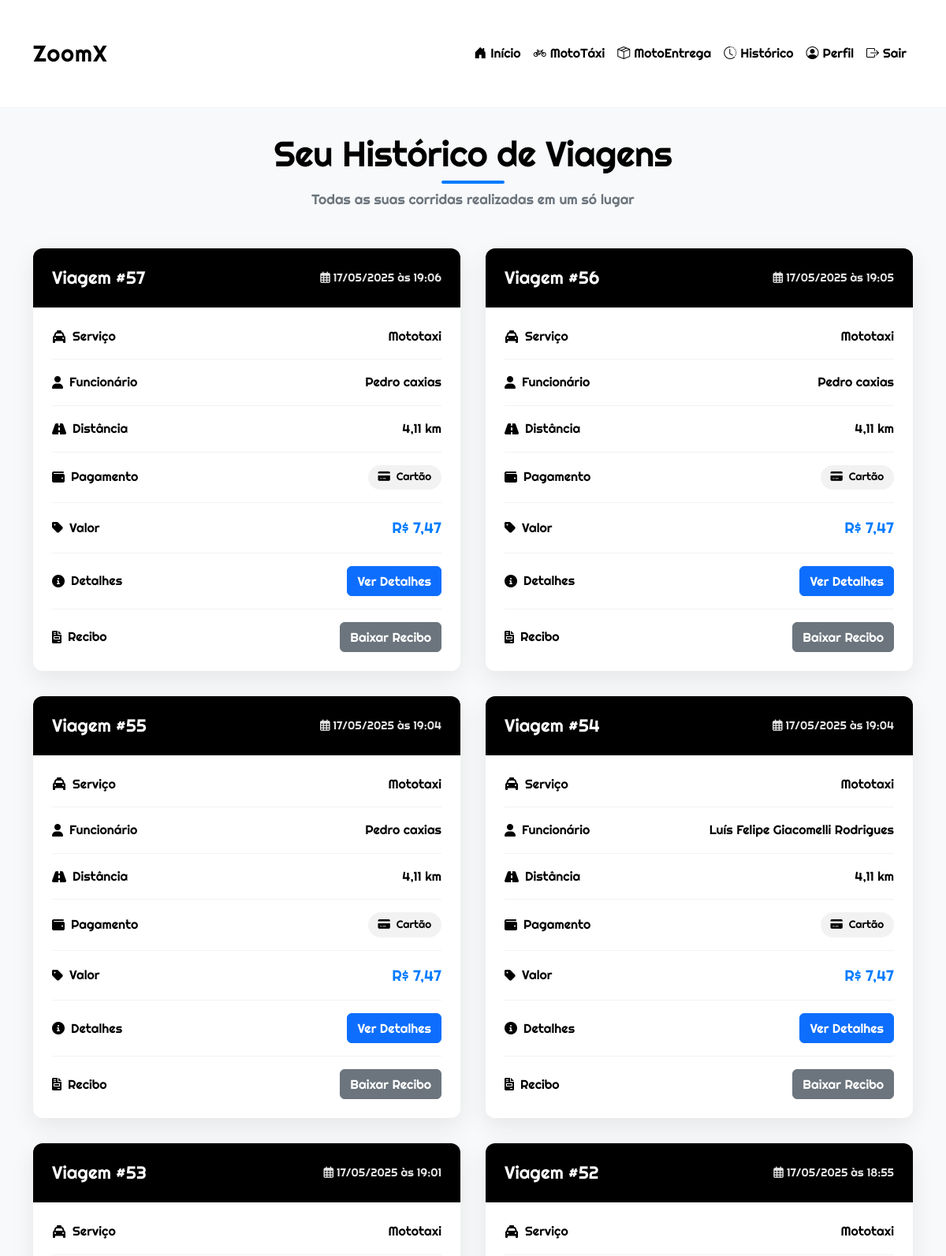
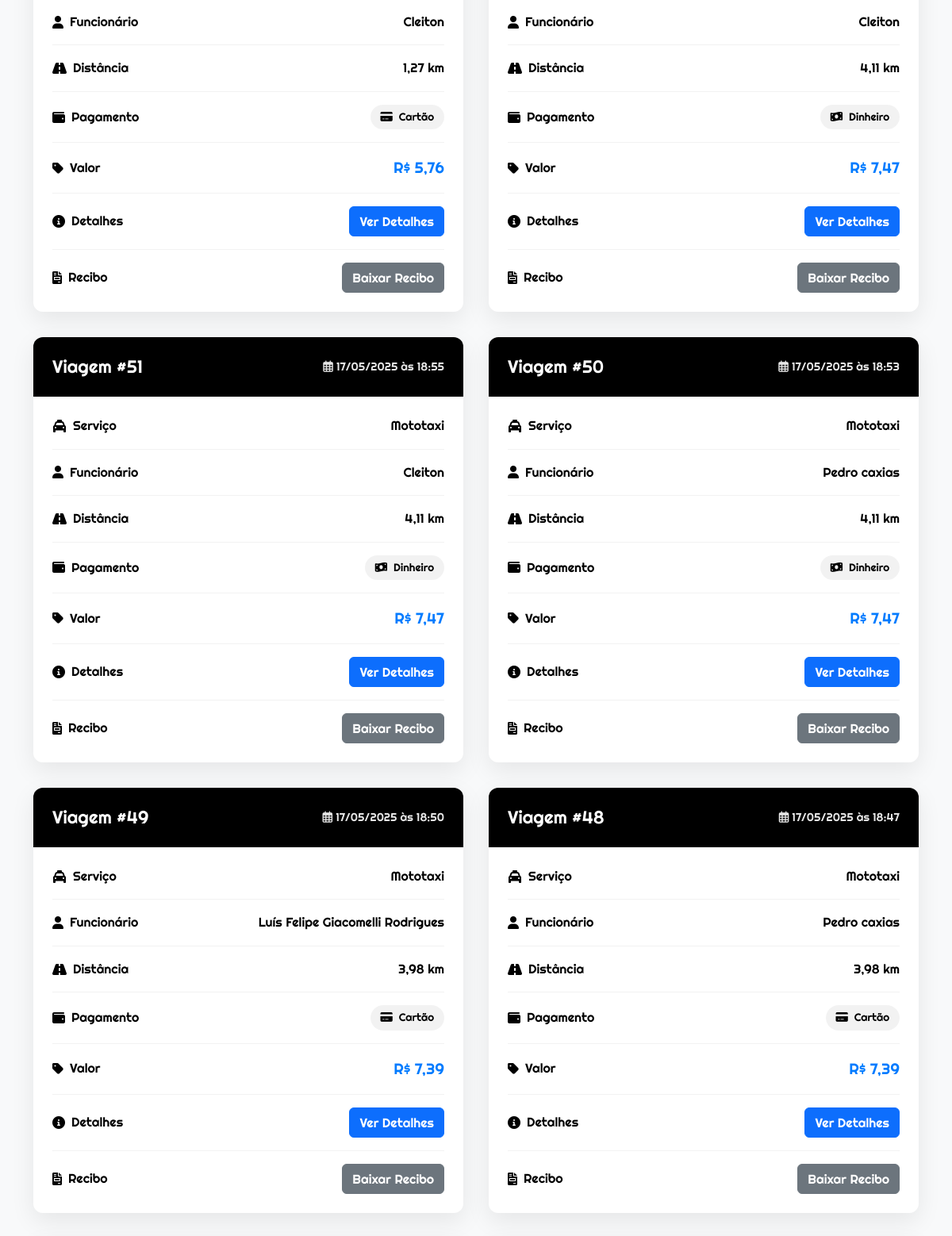
Page /user/historico.php (signed in, upper part) on the committed database (2 pictures, top to bottom).
### tables this page shows
CREATE TABLE `viagens` (
  `via_codigo` int(11) NOT NULL,
  `fun_codigo` int(11) NOT NULL,
  `ate_codigo` int(11) NOT NULL,
  `sol_codigo` int(11) NOT NULL,
  `usu_codigo` int(11) NOT NULL,
  `via_origem` varchar(255) NOT NULL,
  `via_destino` varchar(255) NOT NULL,
  `via_valor` decimal(10,2) NOT NULL,
  `via_formapagamento` varchar(50) NOT NULL,
  `via_data` datetime NOT NULL,
  `via_servico` varchar(50) NOT NULL,
  `via_status` varchar(50) NOT NULL,
  `via_observacoes` varchar(1000) DEFAULT NULL
);

CREATE TABLE `solicitacoes` (
  `sol_codigo` int(11) NOT NULL,
  `sol_origem` varchar(255) NOT NULL,
  `sol_destino` varchar(255) NOT NULL,
  `sol_valor` decimal(10,2) NOT NULL,
  `sol_formapagamento` varchar(50) NOT NULL,
  `sol_distancia` decimal(10,2) NOT NULL,
  `sol_data` datetime NOT NULL,
  `usu_codigo` int(11) NOT NULL,
  `sol_largura` decimal(10,2) DEFAULT NULL,
  `sol_comprimento` decimal(10,2) DEFAULT NULL,
  `sol_peso` decimal(10,2) DEFAULT NULL,
  `sol_status` varchar(50) NOT NULL,
  `sol_servico` varchar(50) NOT NULL,
  `sol_observacoes` varchar(1000) DEFAULT NULL
);

CREATE TABLE `funcionarios` (
  `fun_codigo` int(11) NOT NULL,
  `fun_nome` varchar(255) NOT NULL,
  `fun_email` varchar(255) NOT NULL,
  `fun_telefone` varchar(15) NOT NULL,
  `fun_data_contratacao` date NOT NULL,
  `fun_cnh` varchar(20) DEFAULT NULL,
  `fun_ativo` tinyint(1) NOT NULL DEFAULT 1,
  `fun_senha` varchar(255) NOT NULL,
  `fun_cargo` varchar(100) NOT NULL
);

### user/historico.php (the view, shortened to what this page needs)
<?php
$usuario_id = filter_var($_SESSION['id'], FILTER_VALIDATE_INT);
try {
    $conexao = conexao::getInstance();
    $sql = 'SELECT v.via_codigo, v.via_data, v.via_valor, v.via_formapagamento,
               s.sol_distancia, s.sol_servico, v.fun_codigo, f.fun_nome
        FROM viagens v
        INNER JOIN solicitacoes s ON v.sol_codigo = s.sol_codigo
        INNER JOIN funcionarios f ON v.fun_codigo = f.fun_codigo
        WHERE v.usu_codigo = :usu_codigo
        ORDER BY v.via_codigo DESC';
    $stm = $conexao->prepare($sql);
    $stm->bindParam(':usu_codigo', $usuario_id, PDO::PARAM_INT);
    $stm->execute();
    $viagens = $stm->fetchAll(PDO::FETCH_ASSOC);
} catch (PDOException $e) {
    error_log('Erro de banco de dados: ' . $e->getMessage());
    $viagens = [];
}
?>
<!DOCTYPE html>
<html lang="pt-BR">
<head>
    <link rel="stylesheet" href="https://cdnjs.cloudflare.com/ajax/libs/font-awesome/6.0.0/css/all.min.css">
    <link rel="stylesheet" href="../css/historico.css">
</head>
<body>
    <?php include '../components/header.php'; ?>
    <div class="container">
        <header class="page-header">
            <h1>Seu Histórico de Viagens</h1>
            <p>Todas as suas corridas realizadas em um só lugar</p>
        </header>
        <div class="trips-grid">
            <?php if (!empty($viagens)): ?>
                <?php foreach ($viagens as $index => $viagem): ?>
                    <div class="trip-card">
                        <div class="trip-card__header">
                            <h2 class="trip-card__title">Viagem #<?= htmlspecialchars($viagem['via_codigo']) ?></h2>
                            <span class="trip-card__date">
                                <i class="far fa-calendar-alt"></i>
                                <?= date('d/m/Y \à\s H:i', strtotime($viagem['via_data'])) ?>
                            </span>
                        </div>
                        <div class="trip-card__body">
                            <div class="trip-info">
                                <span class="trip-info__label">
                                    <i class="fas fa-taxi"></i> Serviço
                                </span>
                                <span class="trip-info__value servico">
                                    <?= ucfirst(htmlspecialchars($viagem['sol_servico'])) ?>
                                </span>
                            </div>
                            <div class="trip-info">
                                <span class="trip-info__label">
                                    <i class="fas fa-user"></i> Funcionário
                                </span>
                                <span class="trip-info__value servico">
                                    <?= htmlspecialchars($viagem['fun_nome']) ?>
                                </span>
                            </div>
                            <div class="trip-info">
                                <span class="trip-info__label">
                                    <i class="fas fa-road"></i> Distância
                                </span>
                                <span class="trip-info__value">
                                    <?= number_format($viagem['sol_distancia'], 2, ',', '.') ?> km
                                </span>
                            </div>
                            <div class="trip-info">
                                <span class="trip-info__label">
                                    <i class="fas fa-wallet"></i> Pagamento
                                </span>
                                <span class="trip-info__value">
                                    <?php
                                    $paymentMethod = htmlspecialchars($viagem['via_formapagamento']);
                                    $icon = '';
                                    $text = '';
                                    switch ($paymentMethod) {
                                        case 'cartao':
                                            $icon = 'fa-credit-card';
                                            $text = 'Cartão';
                                            break;
                                        case 'dinheiro':
                                            $icon = 'fa-money-bill-wave';
                                            $text = 'Dinheiro';
                                            break;
                                    }
                                    ?>
                                    <span class="payment-method">
                                        <i class="fas <?= $icon ?>"></i> <?= $text ?>
                                    </span>
                                </span>
                            </div>
                            <div class="trip-info">
                                <span class="trip-info__label">
                                    <i class="fas fa-tag"></i> Valor
                                </span>
                                <span class="trip-info__value trip-info__value--price">
                                    R$ <?= number_format($viagem['via_valor'], 2, ',', '.') ?>
                                </span>
                            </div>
                            <div class="trip-info">
                                <span class="trip-info__label">
                                    <i class="fas fa-info-circle"></i> Detalhes
                                </span>
                                <span class="trip-info__value">
                                    <a href="detalhes_viagem.php?id=<?= htmlspecialchars($viagem['via_codigo']) ?>" class="btn btn-primary">Ver Detalhes</a>
                                </span>
                            </div>
                            <div class="trip-info">
                                <span class="trip-info__label">
                                    <i class="fas fa-file-invoice"></i> Recibo
                                </span>
                                <span class="trip-info__value">
                                    <a href="../exports/export_recibo.php?id=<?= htmlspecialchars($viagem['via_codigo']) ?>" class="btn btn-secondary">Baixar Recibo</a>
                                </span>
                            </div>
                        </div>
                    </div>
                <?php endforeach; ?>
            <?php endif; ?>
        </div>
    </div>
</body>
</html>

### css/historico.css (style rules this page uses)
:root { --primary: #000; --secondary: #f0f0f0; --accent: #e63946; --light: #ffffff; --dark: #1a1a1a; --gray: #6c757d; --success: #28a745; --border-radius: 12px; --box-shadow: 0 10px 30px rgba(0, 0, 0, 0.08); --transition: all 0.3s cubic-bezier(0.25, 0.8, 0.25, 1); }
* { margin: 0; padding: 0; box-sizing: border-box; }
body { font-family: 'Righteous', sans-serif; background-color: var(--secondary); color: var(--dark); line-height: 1.7; -webkit-font-smoothing: antialiased; }
.container { max-width: 1400px; margin: 0 auto; padding: 2rem 1.5rem; }
.page-header { text-align: center; margin-bottom: 3rem; position: relative; }
.page-header h1 { font-size: 2.8rem; color: var(--primary); margin-bottom: 1rem; letter-spacing: -0.5px; position: relative; display: inline-block; }
.page-header h1::after { content: ''; position: absolute; bottom: -10px; left: 50%; transform: translateX(-50%); width: 80px; height: 4px; background: var(--accent); border-radius: 2px; }
.page-header p { color: var(--gray); font-size: 1.1rem; max-width: 700px; margin: 0 auto; }
.trips-grid { display: grid; grid-template-columns: repeat(auto-fill, minmax(380px, 1fr)); gap: 2rem; margin-top: 2rem; }
.trip-card { background: var(--light); border-radius: var(--border-radius); box-shadow: var(--box-shadow); overflow: hidden; transition: var(--transition); position: relative; }
.trip-card__header { background: var(--primary); color: var(--light); padding: 1.5rem; display: flex; justify-content: space-between; align-items: center; }
.trip-card__title { font-size: 1.4rem; margin: 0; font-weight: 500; }
.trip-card__date { font-size: 0.9rem; opacity: 0.9; }
.trip-card__body { padding: 1.5rem; }
.trip-info { display: flex; justify-content: space-between; margin-bottom: 1rem; padding-bottom: 1rem; border-bottom: 1px solid rgba(0, 0, 0, 0.05); }
.trip-info:last-child { border-bottom: none; margin-bottom: 0; padding-bottom: 0; }
.trip-info__label { font-weight: 500; color: var(--primary); display: flex; align-items: center; gap: 0.5rem; }
.trip-info__value { text-align: right; font-weight: 500; }
.trip-info__value--price { color: var(--accent); font-size: 1.2rem; }
.payment-method { display: inline-flex; align-items: center; gap: 0.5rem; padding: 0.3rem 0.8rem; border-radius: 20px; background: rgba(0, 0, 0, 0.05); font-size: 0.85rem; }
.trip-card { animation: fadeIn 0.5s ease-out forwards; opacity: 0; }
.trip-card:nth-child(1) { animation-delay: 0.1s; }
.trip-card:nth-child(2) { animation-delay: 0.2s; }
.trip-card:nth-child(3) { animation-delay: 0.3s; }
.trip-card:nth-child(4) { animation-delay: 0.4s; }

### components/header.php (style rules this page uses)
:root { --primary: #000; --secondary: #fff; --accent: #007bff; --light-bg: #f8f9fa; }
body { font-family: 'Righteous', sans-serif; background-color: var(--light-bg); color: var(--primary); line-height: 1.6; }

### rows in the picture
viagens: via_codigo "57", via_data "17/05/2025 às 19:06", sol_codigo.sol_servico "Mototaxi", fun_codigo.fun_nome "Pedro caxias", sol_codigo.sol_distancia "4,11", via_formapagamento "Cartão", via_valor "7,47"
viagens: via_codigo "56", via_data "17/05/2025 às 19:05", sol_codigo.sol_servico "Mototaxi", fun_codigo.fun_nome "Pedro caxias", sol_codigo.sol_distancia "4,11", via_formapagamento "Cartão", via_valor "7,47"
viagens: via_codigo "55", via_data "17/05/2025 às 19:04", sol_codigo.sol_servico "Mototaxi", fun_codigo.fun_nome "Pedro caxias", sol_codigo.sol_distancia "4,11", via_formapagamento "Cartão", via_valor "7,47"
viagens: via_codigo "54", via_data "17/05/2025 às 19:04", sol_codigo.sol_servico "Mototaxi", fun_codigo.fun_nome "Luís Felipe Giacomelli Rodrigues", sol_codigo.sol_distancia "4,11", via_formapagamento "Cartão", via_valor "7,47"
viagens: via_codigo "53", via_data "17/05/2025 às 19:01", sol_codigo.sol_servico "Mototaxi", fun_codigo.fun_nome "Cleiton", sol_codigo.sol_distancia "1,27", via_formapagamento "Cartão", via_valor "5,76"
viagens: via_codigo "52", via_data "17/05/2025 às 18:55", sol_codigo.sol_servico "Mototaxi", fun_codigo.fun_nome "Cleiton", sol_codigo.sol_distancia "4,11", via_formapagamento "Dinheiro", via_valor "7,47"
viagens: via_codigo "51", via_data "17/05/2025 às 18:55", sol_codigo.sol_servico "Mototaxi", fun_codigo.fun_nome "Cleiton", sol_codigo.sol_distancia "4,11", via_formapagamento "Dinheiro", via_valor "7,47"
viagens: via_codigo "50", via_data "17/05/2025 às 18:53", sol_codigo.sol_servico "Mototaxi", fun_codigo.fun_nome "Pedro caxias", sol_codigo.sol_distancia "4,11", via_formapagamento "Dinheiro", via_valor "7,47"
viagens: via_codigo "49", via_data "17/05/2025 às 18:50", sol_codigo.sol_servico "Mototaxi", fun_codigo.fun_nome "Luís Felipe Giacomelli Rodrigues", sol_codigo.sol_distancia "3,98", via_formapagamento "Cartão", via_valor "7,39"
viagens: via_codigo "48", via_data "17/05/2025 às 18:47", sol_codigo.sol_servico "Mototaxi", fun_codigo.fun_nome "Pedro caxias", sol_codigo.sol_distancia "3,98", via_formapagamento "Cartão", via_valor "7,39"
